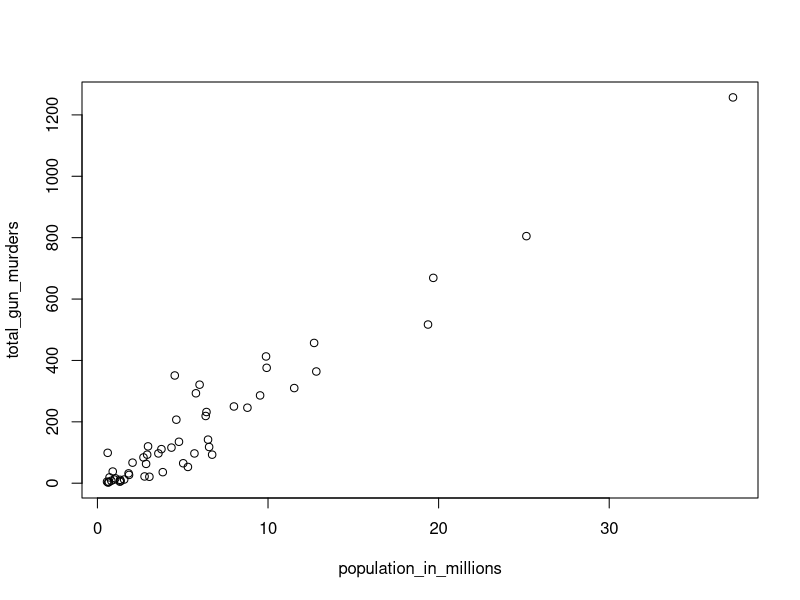
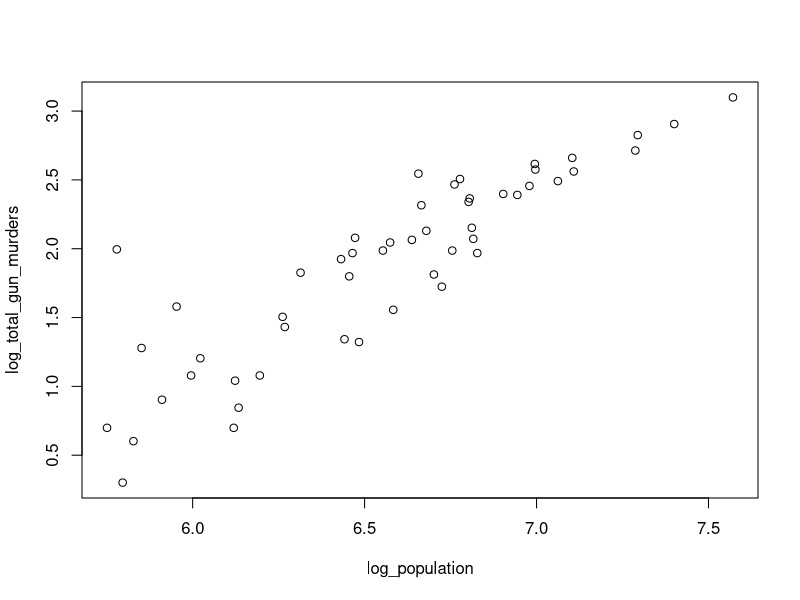
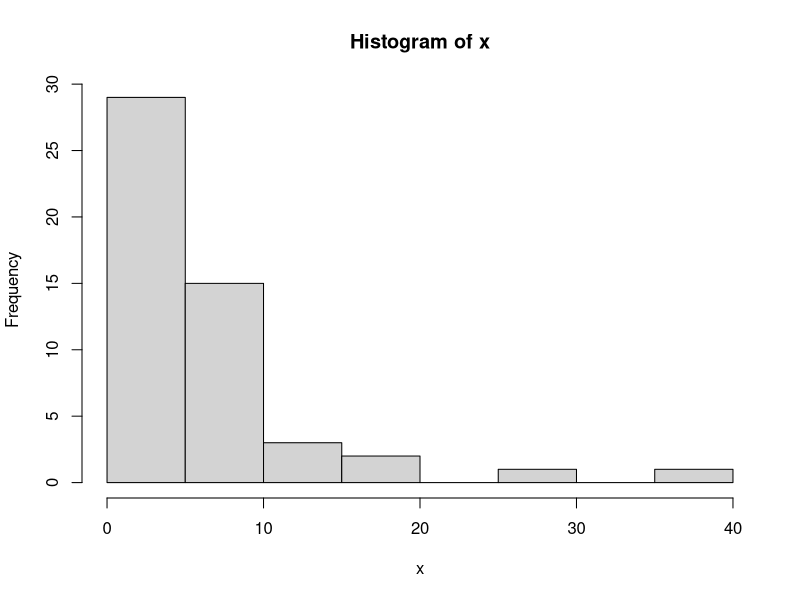
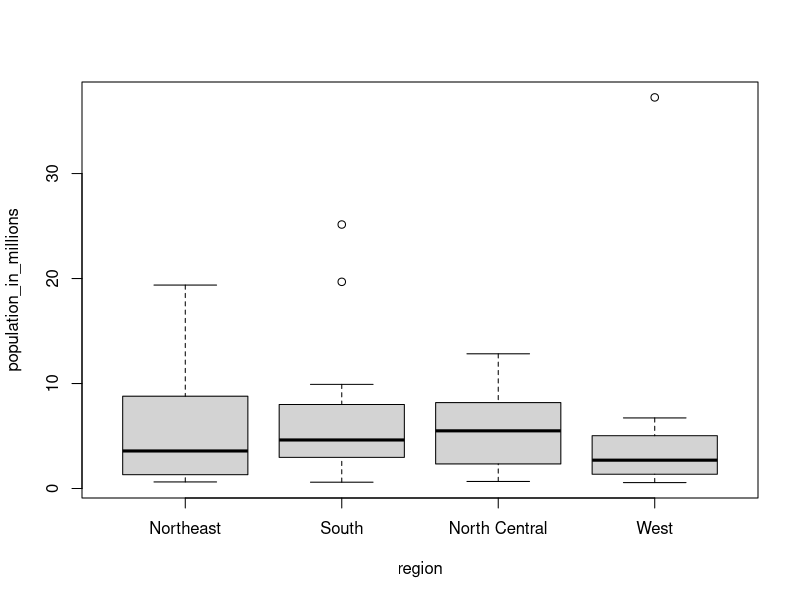

Write R code to recreate these figures, in order.
#1 many states have populations below 5 million and are bunched up. 
# We may gain further insights from making this plot in the log scale. 
# Transform the variables using the log10 transformation and then plot them.

library(dslabs)
data(murders)
population_in_millions <- murders$population/10^6
total_gun_murders <- murders$total
plot(population_in_millions, total_gun_murders)
log_population <- log10(murders$population)
log_total_gun_murders <- log10(murders$total)
plot(log_population, log_total_gun_murders)

# 2. Create a histogram of the state populations.
x <-with(murders,population_in_millions)
hist(x)

# 3. Generate boxplots of the state populations by region.
boxplot(population_in_millions~region, data=murders)
